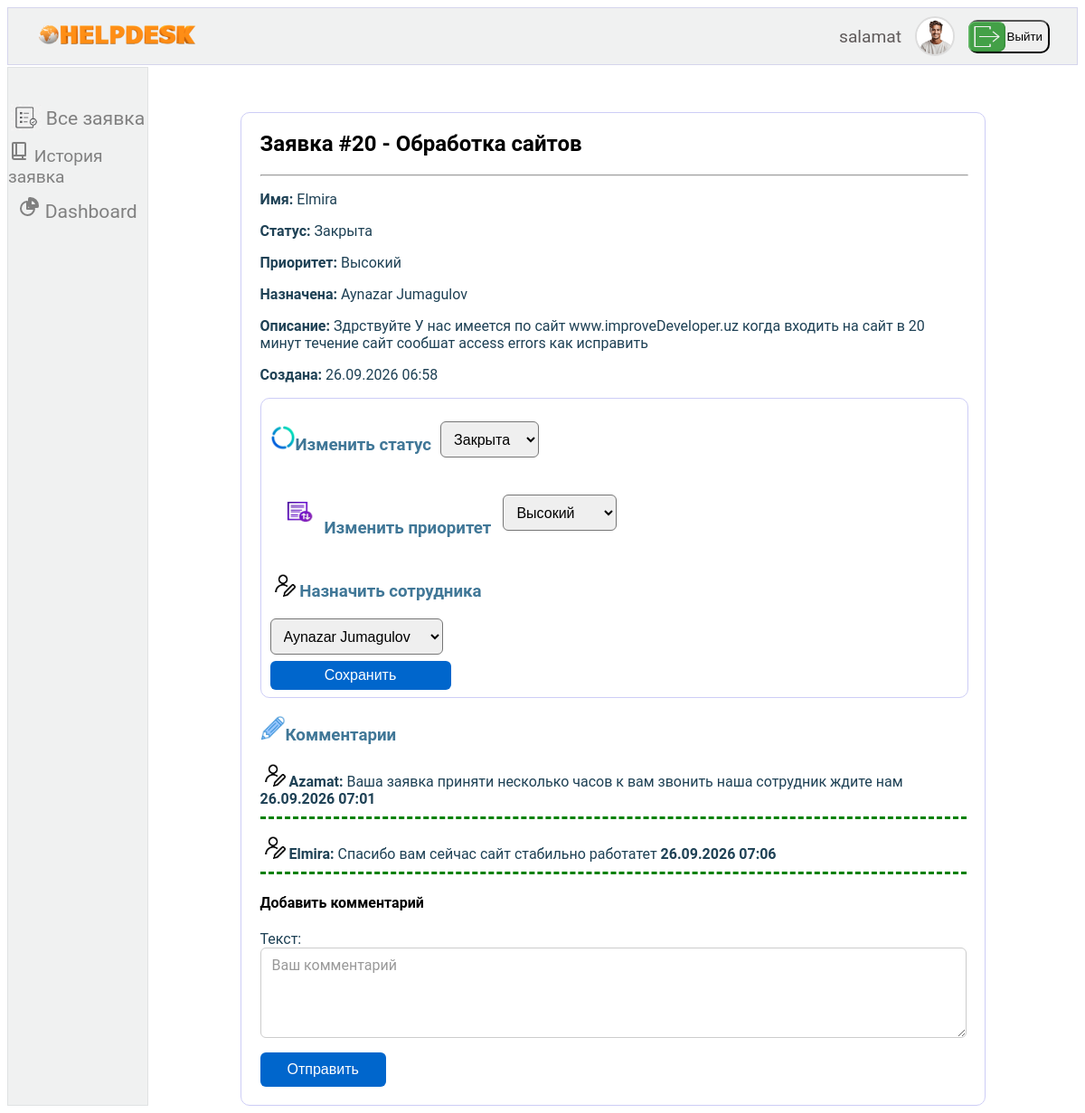
/all-tickets/20/ (signed in), run on the app's committed database.
### users/models.py (models this page shows, shortened)
class User(AbstractUser):
    class Roles(models.TextChoices):
        CLIENT = 'client', 'Клиент'
        SUPPORT = 'support', 'Сотрудник поддержки'
        ADMIN = 'admin', 'Администратор'
    role = models.CharField(max_length=10, choices=Roles.choices, default=Roles.CLIENT)
    photo = models.ImageField(upload_to='users/%Y/%m/%d', null=True, blank=True, verbose_name='Фотография')
    birth_date = models.DateField(blank=True, null=True, verbose_name='Дата рождения')
    ONLINE_THRESHOLD = timedelta(minutes=15)

### helpdeskside/models.py (models this page shows, shortened)
class Ticket(models.Model):
    class Status(models.TextChoices):
        NEW = 'NEW', 'Новая'
        IN_PROGRESS = 'IN_PROGRESS', 'В работе'
        WAITING = 'WT', 'Ожидание'
        RESOLVED = 'RL', 'Решена'
        CLOSED = 'CL', 'Закрыта'
    class Priority(models.TextChoices):
        LOW = 'LOW', 'Низкий'
        MEDIUM = 'MEDIUM', 'Средний'
        HIGH = 'HIGH', 'Высокий'
        CRITICAL = 'CRITICAL', 'Критический'
    title = models.CharField(max_length=250, verbose_name='Заголовка')
    description = models.TextField(verbose_name='Описание')
    author = models.ForeignKey(
        settings.AUTH_USER_MODEL,
        on_delete=models.CASCADE,
        related_name='created_tickets')
    assigned_to = models.ForeignKey(
        Employee,
        on_delete=models.SET_NULL,
        null=True,
        blank=True,
        related_name='tickets'
    )
    status = models.CharField(max_length=12, choices=Status.choices, default=Status.NEW)
    priority = models.CharField(max_length=8, choices=Priority.choices, default=Priority.LOW, verbose_name='Приоритет')
    created = models.DateTimeField(auto_now_add=True)
    updated = models.DateTimeField(auto_now=True)
    class Meta:
        ordering = ['-created']

class Employee(models.Model):
    user = models.OneToOneField(
        settings.AUTH_USER_MODEL,
        on_delete=models.CASCADE,
        related_name='employee_profile'
    )
    phone_number = models.CharField(max_length=20, blank=True)
    created = models.DateTimeField(auto_now_add=True)
    updated = models.DateTimeField(auto_now=True)
    def __str__(self):
        return self.user.get_full_name() or self.user.username
    class Meta:
        ordering = ['user__first_name', 'user__last_name']

class Comment(models.Model):
    ticket = models.ForeignKey(Ticket, on_delete=models.CASCADE, related_name='comments')
    author = models.ForeignKey(settings.AUTH_USER_MODEL, on_delete=models.CASCADE)
    text = models.TextField(verbose_name='Текст')
    created = models.DateTimeField(auto_now_add=True)
    class Meta:
        ordering = ['-created']

### helpdeskside/views.py (the view, shortened to what this page needs)
# urls.py: path('all-tickets/<int:pk>/', views.employee_ticket_detail, name='employee_ticket_detail'),
@login_required
@role_required('support', 'admin')
def employee_ticket_detail(request, pk):
    ticket = get_object_or_404(Ticket, pk=pk)
    action = request.POST.get('action') if request.method == 'POST' else None
    comment_form = CommentForm()
    comments = ticket.comments.all().order_by('created')
    history = ticket.history.all().order_by('-changed_at')
    employees = Employee.objects.filter(
        user__role__in=[User.Roles.SUPPORT, User.Roles.ADMIN],
        user__is_active=True,
    ).select_related('user').order_by('user__first_name')
    return render(request, 'helpdeskside/employee_ticket_detail.html', {
        'ticket': ticket,
        'comment_form': comment_form,
        'comments': comments,
        'history': history,
        'employees': employees,
        'status_choices': Ticket.Status.choices,
        'priority_choices': Ticket.Priority.choices,
    })

### helpdeskside/forms.py
class CommentForm(forms.ModelForm):
    class Meta:
        model = Comment
        fields = ['text']
        widgets = {
            'text': forms.Textarea(attrs={
                'rows': 3,
                'placeholder': 'Ваш комментарий',
                'class': 'form-control',
            })
        }

### helpdeskside/templates/helpdeskside/employee_ticket_detail.html (shortened to what this page needs)
{% extends "users/support_dashboard.html" %}
{% load static %}
{% block employee_content %}
<div class="employee-ticket-detail-page">
    <div class="employee-ticket-detail-inner">
        <h2 class="employee-ticket-detail-title">Заявка #{{ ticket.pk }} - {{ ticket.title }}</h2>
        <hr style="width: 100%">
        <p><strong>Имя:</strong> {{ ticket.author }}</p>
        <p><strong>Статус:</strong> {{ ticket.get_status_display }}</p>
        <p><strong>Приоритет:</strong> {{ ticket.get_priority_display }}</p>
        <p><strong>Назначена:</strong>
            {% if ticket.assigned_to %}{{ ticket.assigned_to }}{% else %}—{% endif %}
        </p>
        <p><strong>Описание:</strong> {{ ticket.description }}</p>
        <p><strong>Создана:</strong> {{ ticket.created|date:"d.m.Y H:i" }}</p>
        <div class="employee-ticket-detail-form">
            <form method="post" class="employee-ticket-detail-form-inner">
                <div class="employee-status-change">
                    <h3><img src="/static/images/status.png" class="create-pencil">Изменить статус</h3>
                    <select name="status">
                        {% for value, label in status_choices %}
                        <option value="{{ value }}" {% if ticket.status == value %}selected{% endif %}>{{ label }}
                        </option>
                        {% endfor %}
                    </select>
                </div>
                <div class="employee-priority-change">
                    <h3><img src="/static/images/priority.jpg" width="60px" height="50px">Изменить приоритет</h3>
                    <select name="priority">
                        {% for value, label in priority_choices %}
                        <option value="{{ value }}" {% if ticket.priority == value %}selected{% endif %}>{{ label }}
                        </option>
                        {% endfor %}
                    </select>
                </div>
                <div class="employee-assign-change">
                    <h3><img src="/static/images/register.jpg" class="create-pencil"> Назначить сотрудника</h3>
                    <select name="assigned_to">
                        {% regroup employees by user.role as roles_list %}
                        {% for role in roles_list %}
                        <optgroup
                                label="{% if role.grouper == 'support' %}Сотрудники поддержки{% elif role.grouper == 'admin' %}Администраторы{% else %}{{ role.grouper }}{% endif %}">
                            {% for emp in role.list %}
                            <option value="{{ emp.pk }}"
                                    {% if ticket.assigned_to_id == emp.pk %}selected{% endif %}>
                                {{ emp.user.get_full_name|default:emp.user.username }}
                            </option>
                            {% endfor %}
                        </optgroup>
                        {% endfor %}
                    </select>
                </div>
                <button type="submit" class="employee-status-priority-change-btn">Сохранить</button>
            </form>
        </div>
        <h3><img src="/static/images/pencil.png" class="create-pencil">Комментарии</h3>
        {% for c in comments %}
        <p class="user-comment"><strong><img src="/static/images/register.jpg" class="create-pencil"> {{ c.author.username }}:</strong> {{ c.text }} <strong>{{ c.created|date:"d.m.Y H:i" }}</strong></p>
        {% empty %}
        <p>Комментариев пока нет</p>
        {% endfor %}
        <h4>Добавить комментарий</h4>
        <form method="post">
            {{ comment_form.as_p }}
            <button type="submit" class="employee-comment-btn">Отправить</button>
        </form>
    </div>
</div>
{% endblock %}

### users/templates/users/support_dashboard.html (shortened to what this page needs)
{% extends "helpdeskside/base.html" %}
{% load static %}
{% block content %}
<div class="employee-page">
    <header class="main-header-top-for-support">
        <nav class="navbar-for-support">
            <a href="{% url 'helpdeskside:home' %}"><img src="/static/images/helpdesk.png" width="180" height="120"
                                                         style="margin-top: 10px"></a>
            <aside class="users-autenticate">
                {% if user.is_authenticated %}
                <a href="{% url 'users:profile'%}" class="users-information">{{ user.username }}</a>
                {% if user.photo %}
                <img src="{{ user.photo.url }}" alt="{{ user.username }}" class="user-avatar">
                {% else %}
                <img src="{% static 'images/default-avatar.png' %}" alt="{{ user.username }}" class="user-avatar">
                {% endif %}
                <div class="logout-side">
                    <form method="post" action="{% url 'users:logout' %}">
                        <button type="submit" class="logout-btn"><img src="/static/images/logout4.png"
                                                                      style="margin-left: -10px" width="80px"
                                                                      height="37px">Выйти
                        </button>
                    </form>
                </div>
                {% else %}
                <a href="{% url 'users:login' %}" class="users-information">Войти</a>
                <a href="{% url 'users:register' %}" class="users-information">Регистрация</a>
                {% endif %}
            </aside>
        </nav>
    </header>
    <main class="employee-page-inner">
        <aside class="employee-ticket-row">
            <div class="employee-ticket-row-inner">
                <img src="/static/images/all-orders.png" style="height: 30px" class="employee-ticket-row-img">
                <a href="{% url 'helpdeskside:all_tickets' %}" class="employee-ticket-url">Все заявка</a>
            </div>
            <a href="{% url 'helpdeskside:history_tickets' %}" class="history-ticket-url">
                История заявка</a>
            <a href="{% url 'helpdeskside:dashboard_statistics' %}" class="employee-ticket-url">
                Dashboard</a>
        </aside>
        <div class="employee-ticket-inform">
            <section class="dashboard-content">
                {% block employee_content %}{% endblock %}
            </section>
        </div>
    </main>
</div>
{% endblock %}

### helpdeskside/static/CSS.css (style rules this page uses)
body { font-family: 'Roboto', sans-serif; }
a { text-decoration: none; }
p { color: #1e4155; }
h3 { color: #407797; }
select { height: 40px; border-radius: 6px; font-size: 1em; padding-left: 10px; }
.employee-page { display: flex; flex-direction: column; gap: 2px; }
.employee-ticket-row { width: 15%; display: flex; flex-direction: column; align-items: center; gap: 10px; min-height: 100vh; background-color: #f0f1f1; font-size: 1.2em; border: 1px solid #e0e2e3; }
.employee-ticket-row-inner { display: flex; flex-direction: row; align-items: center; gap: 5px; margin-top: 40px; }
.employee-ticket-row-img { background-color: gray; }
.employee-page-inner { width: 100%; display: flex; flex-direction: row; }
.employee-ticket-inform { width: 100%; }
.employee-ticket-detail-page { width: 80%; margin: 0 auto; border: 1px solid #cdcdf6; border-radius: 10px; margin-top: 50px; }
.employee-ticket-detail-inner { width: 95%; margin: 0 auto; padding-bottom: 20px; }
.employee-ticket-detail-form { width: 100%; border: 1px solid #cdcdf6; border-radius: 10px }
.employee-ticket-detail-form-inner { height: 300px; display: flex; flex-direction: column; justify-content: space-between; padding: 10px 15px 20px 10px; }
.employee-status-change { display: flex; flex-direction: row; align-items: center; gap: 10px; }
.employee-priority-change { display: flex; flex-direction: row; align-items: center; gap: 13px; }
.employee-status-priority-change-btn { width: 200px; height: 50px; padding: 7px 20px; background-color: #0066cc; border-radius: 6px; border: none; color: white; font-size: 1em; margin-top: 7px; }
.employee-comment-btn { padding: 10px 30px; background-color: #0066cc; border-radius: 6px; border: none; color: white; font-size: 1em; }
.employee-ticket-url { font-size: 1.1em; color: gray; }
.form-control { display: block; width: 100%; padding: 8px 12px; font-size: 1rem; font-family: inherit; line-height: 1.4; color: #333; background: #fff; border: 1px solid #ccc; border-radius: 6px; box-sizing: border-box; transition: border-color 0.2s; }
textarea.form-control { resize: vertical; min-height: 100px; }
.form-control::placeholder { color: #999; }
.navbar-for-support { height: 60px; display: flex; flex-direction: row; align-items: center; justify-content: space-between; padding: 1px 30px 1px 30px; background-color: #f0f1f1; border: 1px solid #d5d5ec; }
.users-autenticate { display: flex; flex-direction: row; align-items: center; gap: 15px; }
.users-information { color: #605b5b; text-decoration: none; font-size: 1.2em; }
.user-avatar { width: 40px; height: 40px; border-radius: 50%; object-fit: cover; border: 2px solid #ddd; }
.user-comment { border-bottom: dashed; border-bottom-color: green; padding-bottom: 10px; }
.logout-btn { width: 90px; height: 37px; display: flex; flex-direction: row; align-items: center; border-radius: 10px; }
.create-pencil { width: 28px; height: 28px; }
.history-ticket-url { color: gray; }

### data on the page
User: username "salamat", photo (picture)
Ticket: pk "20", title "Обработка сайтов", author "Elmira", status "Закрыта", priority "Высокий", assigned_to "Aynazar Jumagulov", description "Здрствуйте У нас имеется по сайт www.improveDeveloper.uz когда входить на сайт в 20 минут течение сайт сообшат access errors как исправить", created "26.09.2026 06:58"
Comment: author.username "Azamat", text "Ваша заявка приняти несколько часов к вам звонить наша сотрудник ждите нам", created "26.09.2026 07:01"
Comment: author.username "Elmira", text "Спасибо вам сейчас сайт стабильно работатет", created "26.09.2026 07:06"
